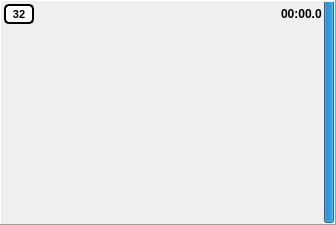
<?xml version="1.0" encoding="UTF-8"?>
<ui version="4.0">
 <class>CartSlotWidget</class>
 <widget class="QWidget" name="CartSlotWidget">
  <property name="geometry">
   <rect>
    <x>0</x>
    <y>0</y>
    <width>336</width>
    <height>225</height>
   </rect>
  </property>
  <property name="sizePolicy">
   <sizepolicy hsizetype="Expanding" vsizetype="Expanding">
    <horstretch>0</horstretch>
    <verstretch>0</verstretch>
   </sizepolicy>
  </property>
  <property name="windowTitle">
   <string notr="true"/>
  </property>
  <layout class="QHBoxLayout" name="horizontalLayout">
   <property name="spacing">
    <number>0</number>
   </property>
   <property name="leftMargin">
    <number>0</number>
   </property>
   <property name="topMargin">
    <number>0</number>
   </property>
   <property name="rightMargin">
    <number>0</number>
   </property>
   <property name="bottomMargin">
    <number>0</number>
   </property>
   <item>
    <widget class="QFrame" name="contentWidget">
     <property name="autoFillBackground">
      <bool>true</bool>
     </property>
     <property name="frameShape">
      <enum>QFrame::Panel</enum>
     </property>
     <property name="frameShadow">
      <enum>QFrame::Raised</enum>
     </property>
     <property name="lineWidth">
      <number>1</number>
     </property>
     <layout class="QGridLayout" name="gridLayout">
      <property name="leftMargin">
       <number>1</number>
      </property>
      <property name="topMargin">
       <number>1</number>
      </property>
      <property name="rightMargin">
       <number>1</number>
      </property>
      <property name="bottomMargin">
       <number>1</number>
      </property>
      <property name="spacing">
       <number>0</number>
      </property>
      <item row="0" column="0">
       <widget class="QWidget" name="labelWidget" native="true">
        <layout class="QHBoxLayout" name="horizontalLayout_3">
         <property name="leftMargin">
          <number>2</number>
         </property>
         <property name="topMargin">
          <number>2</number>
         </property>
         <property name="rightMargin">
          <number>2</number>
         </property>
         <property name="bottomMargin">
          <number>2</number>
         </property>
         <item>
          <widget class="QLabel" name="editButton">
           <property name="minimumSize">
            <size>
             <width>30</width>
             <height>20</height>
            </size>
           </property>
           <property name="maximumSize">
            <size>
             <width>30</width>
             <height>20</height>
            </size>
           </property>
           <property name="styleSheet">
            <string notr="true">border:2px solid #000000;
border-radius:5px;
font-size:11px;
font-weight:bold;
background-color:#ffffff;</string>
           </property>
           <property name="text">
            <string notr="true">32</string>
           </property>
           <property name="alignment">
            <set>Qt::AlignCenter</set>
           </property>
          </widget>
         </item>
         <item>
          <spacer name="horizontalSpacer">
           <property name="orientation">
            <enum>Qt::Horizontal</enum>
           </property>
           <property name="sizeHint" stdset="0">
            <size>
             <width>40</width>
             <height>20</height>
            </size>
           </property>
          </spacer>
         </item>
         <item>
          <widget class="QLabel" name="toPlayLabel">
           <property name="font">
            <font>
             <weight>75</weight>
             <bold>true</bold>
            </font>
           </property>
           <property name="text">
            <string notr="true">00:00.0</string>
           </property>
          </widget>
         </item>
        </layout>
       </widget>
      </item>
      <item row="1" column="0">
       <widget class="QWidget" name="infoWidget" native="true">
        <layout class="QHBoxLayout" name="horizontalLayout_2">
         <property name="leftMargin">
          <number>3</number>
         </property>
         <property name="topMargin">
          <number>3</number>
         </property>
         <property name="rightMargin">
          <number>2</number>
         </property>
         <property name="bottomMargin">
          <number>2</number>
         </property>
         <item>
          <widget class="QTextEdit" name="text1Label">
           <property name="cursor" stdset="0">
            <cursorShape>ArrowCursor</cursorShape>
           </property>
           <property name="styleSheet">
            <string notr="true">background:transparent;
text-align:center;</string>
           </property>
           <property name="frameShape">
            <enum>QFrame::NoFrame</enum>
           </property>
           <property name="lineWidth">
            <number>0</number>
           </property>
           <property name="verticalScrollBarPolicy">
            <enum>Qt::ScrollBarAlwaysOff</enum>
           </property>
           <property name="horizontalScrollBarPolicy">
            <enum>Qt::ScrollBarAlwaysOff</enum>
           </property>
           <property name="readOnly">
            <bool>true</bool>
           </property>
           <property name="html">
            <string notr="true">&lt;!DOCTYPE HTML PUBLIC &quot;-//W3C//DTD HTML 4.0//EN&quot; &quot;http://www.w3.org/TR/REC-html40/strict.dtd&quot;&gt;
&lt;html&gt;&lt;head&gt;&lt;meta name=&quot;qrichtext&quot; content=&quot;1&quot; /&gt;&lt;style type=&quot;text/css&quot;&gt;
p, li { white-space: pre-wrap; }
&lt;/style&gt;&lt;/head&gt;&lt;body style=&quot; font-family:'MS Shell Dlg 2'; font-size:8.25pt; font-weight:400; font-style:normal;&quot;&gt;
&lt;p style=&quot;-qt-paragraph-type:empty; margin-top:0px; margin-bottom:0px; margin-left:0px; margin-right:0px; -qt-block-indent:0; text-indent:0px; font-size:8pt;&quot;&gt;&lt;br /&gt;&lt;/p&gt;&lt;/body&gt;&lt;/html&gt;</string>
           </property>
           <property name="textInteractionFlags">
            <set>Qt::NoTextInteraction</set>
           </property>
          </widget>
         </item>
         <item>
          <widget class="QPushButton" name="pauseButton">
           <property name="sizePolicy">
            <sizepolicy hsizetype="Fixed" vsizetype="Expanding">
             <horstretch>0</horstretch>
             <verstretch>0</verstretch>
            </sizepolicy>
           </property>
           <property name="minimumSize">
            <size>
             <width>55</width>
             <height>0</height>
            </size>
           </property>
           <property name="maximumSize">
            <size>
             <width>55</width>
             <height>16777215</height>
            </size>
           </property>
           <property name="styleSheet">
            <string notr="true"/>
           </property>
           <property name="icon">
            <iconset resource="icons.qrc">
             <normaloff>:/icons/control_pause_blue.png</normaloff>:/icons/control_pause_blue.png</iconset>
           </property>
           <property name="iconSize">
            <size>
             <width>32</width>
             <height>32</height>
            </size>
           </property>
           <property name="flat">
            <bool>true</bool>
           </property>
          </widget>
         </item>
        </layout>
       </widget>
      </item>
      <item row="0" column="1" rowspan="3">
       <widget class="QProgressBar" name="progressBar">
        <property name="minimumSize">
         <size>
          <width>10</width>
          <height>0</height>
         </size>
        </property>
        <property name="maximumSize">
         <size>
          <width>10</width>
          <height>16777215</height>
         </size>
        </property>
        <property name="value">
         <number>100</number>
        </property>
        <property name="textVisible">
         <bool>false</bool>
        </property>
        <property name="orientation">
         <enum>Qt::Vertical</enum>
        </property>
        <property name="format">
         <string/>
        </property>
       </widget>
      </item>
     </layout>
    </widget>
   </item>
  </layout>
 </widget>
 <resources>
  <include location="icons.qrc"/>
 </resources>
 <connections/>
</ui>
